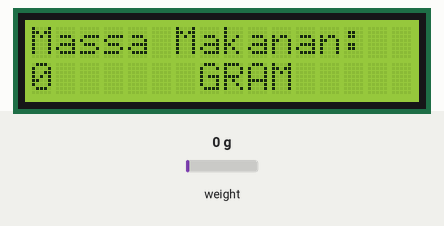
Simulated run of this sketch. Board: Arduino Uno, built with avr-gcc and run on an emulated ATmega328P. Shown: 16×2 character LCD. Inputs (shaded band) come from the test bench; at power-on: weight on the scale 0 g. What the sketch prints to the serial monitor is not drawn.

Above: at 2.2 s.
2.3 s: weight on the scale set to 100 g
At 4.0 s:
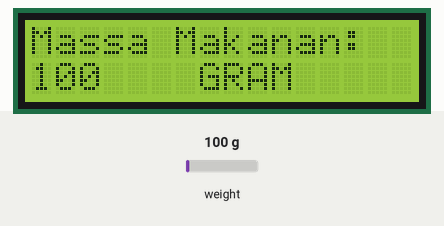
4.9 s: weight on the scale set to 1250 g
At 6.4 s:
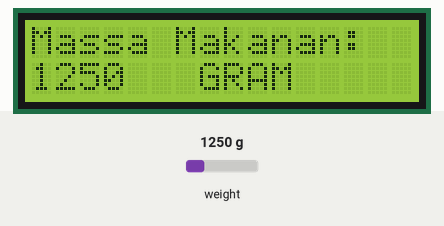
7.1 s: weight on the scale set to 2500 g
At 8.9 s:
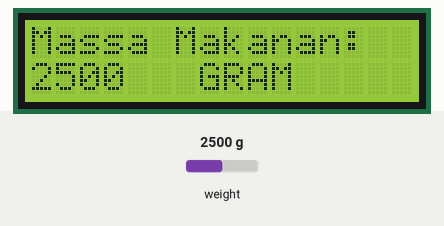
Timing chart, 0 to 10.4 s (numbered marks = the images above; inputs shaded):
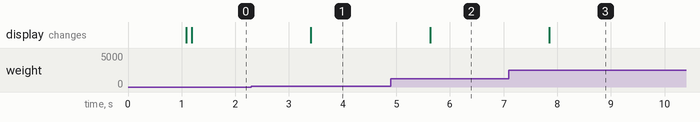

Measured:
- after the input at 2.3 s, the display: changes after 1.1 s (image 1)
- after the input at 4.9 s, the display: changes after 0.73 s (image 2)
- after the input at 7.1 s, the display: changes after 0.75 s (image 3)

The sketch:

Indo_HX711_Final.ino
```cpp
#include "HX711.h"
#include <Wire.h>
#include <LiquidCrystal_I2C.h>
#define DOUT  A0
#define CLK  A1
LiquidCrystal_I2C lcd(0x27, 2, 1, 0, 4, 5, 6, 7, 3, POSITIVE);
HX711 scale(DOUT, CLK);
float calibration_factor = 394.10;
int GRAM;

void setup() {
  Serial.begin(9600);
  scale.set_scale();
  scale.tare();
  lcd.begin(16,2);
  lcd.clear();
  lcd.print("Massa Makanan:");
  lcd.setCursor(0,1);
  lcd.setCursor(7,1);
  lcd.print("GRAM");
}

void loop() {
  scale.set_scale(calibration_factor);
  GRAM = scale.get_units(), 4;
  Serial.print(GRAM);
  Serial.print(" Gram");
  Serial.println();
  lcd.setCursor(0,1);
  lcd.print("     ");
  lcd.setCursor(0,1);
  lcd.print(GRAM);
  delay(1000);
}
```
